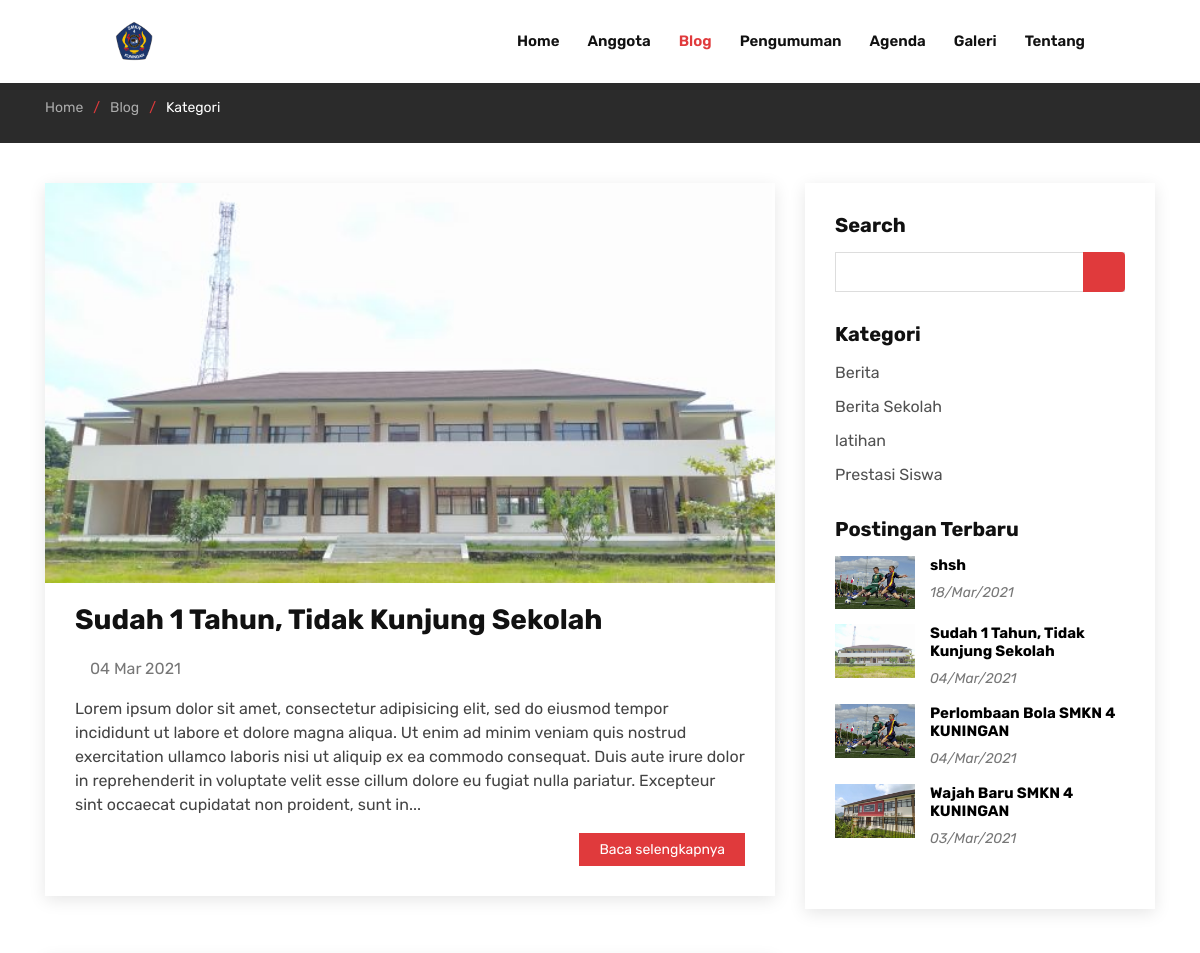
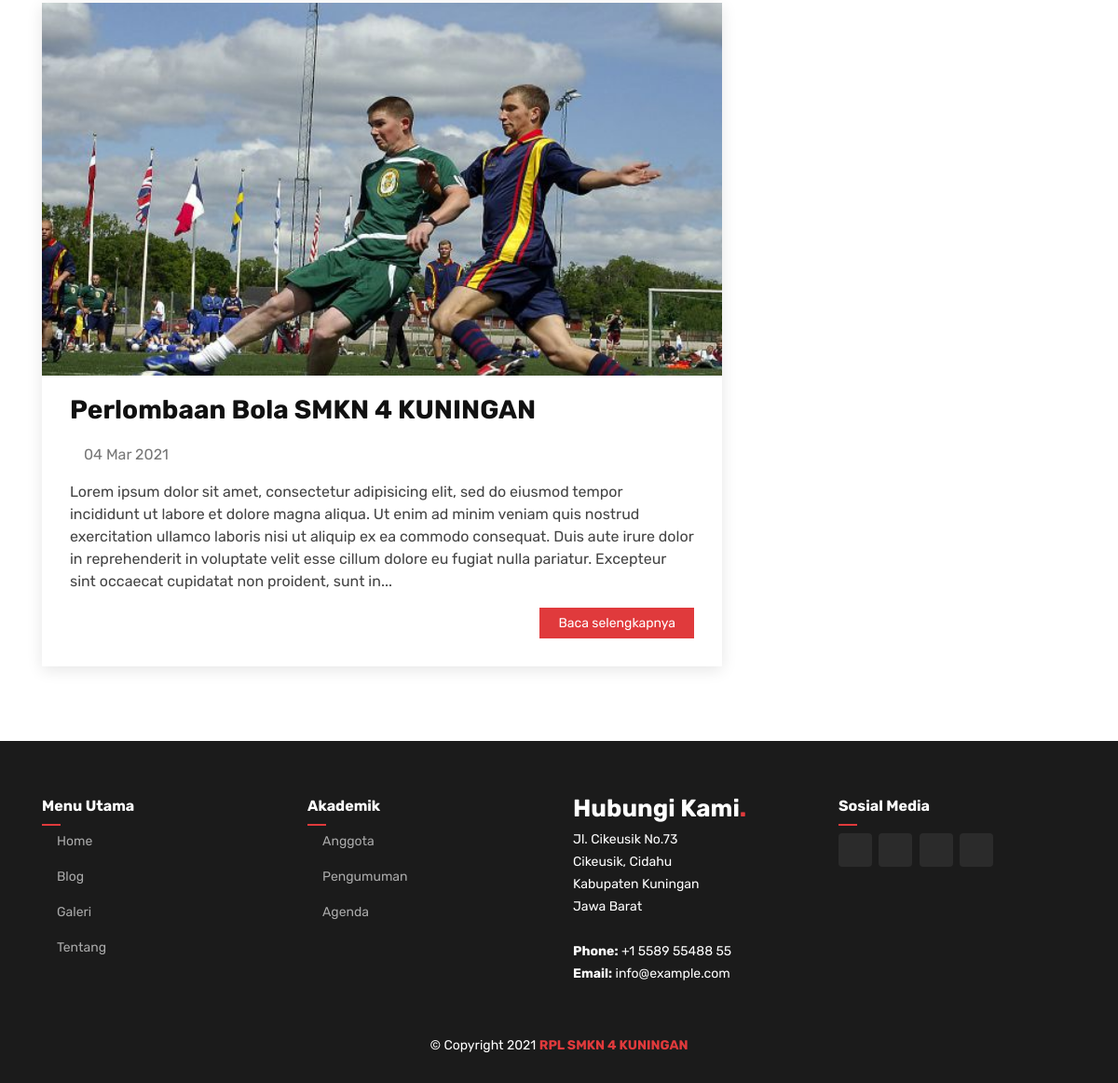
The page /kategori-blog/berita on the database its author committed (2 pictures, top to bottom).
### tables this page shows
CREATE TABLE `pengaturan` (
  `nama` varchar(255) NOT NULL,
  `deskripsi` text NOT NULL,
  `logo` varchar(255) NOT NULL,
  `link_facebook` varchar(255) NOT NULL,
  `link_twitter` varchar(255) NOT NULL,
  `link_instagram` varchar(255) NOT NULL,
  `link_whatsapp` varchar(255) NOT NULL
);

CREATE TABLE `artikel` (
  `artikel_id` int(11) NOT NULL,
  `artikel_tanggal` datetime NOT NULL,
  `artikel_judul` varchar(100) NOT NULL,
  `artikel_slug` varchar(255) NOT NULL,
  `artikel_konten` longtext NOT NULL,
  `artikel_sampul` varchar(255) NOT NULL,
  `artikel_author` int(11) NOT NULL,
  `artikel_kategori` int(11) NOT NULL,
  `artikel_status` enum('publish','draft') NOT NULL
);

CREATE TABLE `kategori` (
  `kategori_id` int(11) NOT NULL,
  `kategori_nama` varchar(100) NOT NULL,
  `kategori_slug` varchar(255) NOT NULL
);

### application/controllers/Home.php (called while the page is built, shortened)
<?php
class Home extends CI_Controller
{
	public function __construct()
	{
		$this->load->model('m_data');
	}
	public function kategori($slug)
	{
		$data['pengaturan'] = $this->m_data->get_data('pengaturan')->row();
		$data['meta_keyword'] = $data['pengaturan']->nama;
		$data['meta_description'] = $data['pengaturan']->deskripsi;
		$jumlah_artikel = $this->db->query("SELECT * FROM artikel,pengguna,kategori WHERE
									artikel_status='publish' AND artikel_author=pengguna_id AND artikel_kategori=kategori_id AND
									kategori_slug='$slug'")->num_rows();
		$this->load->library('pagination');
		$config['base_url'] = base_url() . 'kategori/' . $slug;
		$config['total_rows'] = $jumlah_artikel;
		$config['per_page'] = 2;
		$config['first_link'] = 'First';
		$config['last_link'] = 'Last';
		$from = $this->uri->segment(3);
		if ($from == "") {
			$from = 0;
		}
		$data['artikel'] = $this->db->query("SELECT * FROM artikel,pengguna,kategori WHERE
						artikel_status='publish' AND artikel_author=pengguna_id AND artikel_kategori=kategori_id AND
						kategori_slug='$slug' ORDER BY artikel_tanggal DESC LIMIT $config[per_page] OFFSET $from")->result();
		$data['kategori'] = $this->m_data->get_data('kategori', 'kategori_nama', 'asc')->result();
		$this->load->view('frontend/v_header', $data);
		$this->load->view('frontend/v_topbar', $data);
		$this->load->view('frontend/v_kategori', $data);
		$this->load->view('frontend/v_footer', $data);
	}
}

### index.php (called while the page is built, shortened)
<?php
require_once BASEPATH.'core/CodeIgniter.php';

### application/models/M_data.php (called while the page is built, shortened)
<?php
class M_data extends CI_Model
{
     public function get_data($table, $nama = null, $order_by = null)
     {
          $this->db->order_by($nama, $order_by);
          return $this->db->get($table);
     }
}

### application/config/config.php (called while the page is built, shortened)
<?php
$config['base_url'] = 'http://localhost/website-osis/';
$config['index_page'] = '';
$config['uri_protocol']     = 'REQUEST_URI';
$config['url_suffix'] = '';
$config['language']     = 'english';
$config['charset'] = 'UTF-8';
$config['enable_hooks'] = FALSE;
$config['subclass_prefix'] = 'MY_';
$config['composer_autoload'] = FALSE;
$config['permitted_uri_chars'] = 'a-z 0-9~%.:_\-';
$config['enable_query_strings'] = FALSE;
$config['controller_trigger'] = 'c';
$config['function_trigger'] = 'm';
$config['directory_trigger'] = 'd';
$config['allow_get_array'] = TRUE;
$config['log_threshold'] = 0;
$config['log_path'] = '';
$config['log_file_extension'] = '';
$config['log_file_permissions'] = 0644;
$config['log_date_format'] = 'Y-m-d H:i:s';
$config['error_views_path'] = '';
$config['cache_path'] = '';
$config['cache_query_string'] = FALSE;
$config['encryption_key'] = 'CMScodeigniter123';
$config['sess_driver'] = 'files';
$config['sess_cookie_name'] = 'ci_session';
$config['sess_expiration'] = 7200;
$config['sess_save_path'] = NULL;
$config['sess_match_ip'] = FALSE;
$config['sess_time_to_update'] = 300;
$config['sess_regenerate_destroy'] = FALSE;
$config['cookie_prefix']     = '';
$config['cookie_domain']     = '';
$config['cookie_path']          = '/';
$config['cookie_secure']     = FALSE;
$config['cookie_httponly']      = FALSE;
$config['standardize_newlines'] = FALSE;
$config['global_xss_filtering'] = FALSE;
$config['csrf_protection'] = FALSE;
$config['csrf_token_name'] = 'csrf_test_name';
$config['csrf_cookie_name'] = 'csrf_cookie_name';
$config['csrf_expire'] = 7200;
$config['csrf_regenerate'] = TRUE;
$config['csrf_exclude_uris'] = array();
$config['compress_output'] = FALSE;
$config['time_reference'] = 'local';
$config['rewrite_short_tags'] = FALSE;
$config['proxy_ips'] = '';

### application/views/frontend/v_kategori.php (the view, shortened to what this page needs)
<main id="main">
     <section class="breadcrumbs">
          <div class="container">
               <ol>
                    <li><a href="<?= base_url() ?>">Home</a></li>
                    <li><a href="<?= base_url() ?>blog">Blog</a></li>
                    <li>Kategori</li>
               </ol>
          </div>
     </section>
     <section id="blog" class="blog">
          <div class="container" data-aos="fade-up">
               <div class="row">
                    <div class="col-lg-8 entries">
                         <?php foreach ($artikel as $a) { ?>
                              <article class="entry" data-aos="fade-up">
                                   <div class="entry-img">
                                        <img src="<?= base_url() . 'gambar/artikel/' . $a->artikel_sampul ?>" width="100%" alt="" class="img-fluid">
                                   </div>
                                   <h2 class="entry-title">
                                        <a href="<?= base_url() . 'detail/' . $a->artikel_slug ?>"><?= $a->artikel_judul ?></a>
                                   </h2>
                                   <div class="entry-meta">
                                        <ul>
                                             <li class="d-flex align-items-center"><i class="icofont-wall-clock"></i><?= date('d M Y', strtotime($a->artikel_tanggal)) ?></li>
                                        </ul>
                                   </div>
                                   <div class="entry-content">
                                        <p>
                                             <?php echo limit_words($a->artikel_konten, 60) . '...'; ?>
                                        </p>
                                        <div class="read-more">
                                             <a href="<?= base_url() . 'detail/' . $a->artikel_slug ?>">Baca selengkapnya</a>
                                        </div>
                                   </div>
                              </article>
                         <?php } ?>
                    </div>
                    <?php $this->load->view('frontend/v_sidebar') ?>
               </div>
          </div>
     </section>
</main>

### application/views/frontend/v_topbar.php
<header id="header" class="fixed-top">
     <div class="container-fluid">
          <div class="row justify-content-center">
               <div class="col-xl-10 d-flex align-items-center">
                    <h1 class="logo mr-auto"><a href="<?= base_url() ?>"><img src="<?= base_url() . 'gambar/website/' . $pengaturan->logo ?>" alt=""></a></h1>
                    <nav class="nav-menu d-none d-lg-block">
                         <ul>
                              <li class="<?= $this->uri->segment(1) == ''  || $this->uri->segment(1) == 'home' ? 'active' : '' ?>">
                                   <a href="<?= base_url() ?>">Home</a>
                              </li>
                              <li class="<?= $this->uri->segment(1) == 'anggota-osis' ? 'active' : '' ?>">
                                   <a href="<?= base_url() ?>anggota-osis">Anggota</a>
                              </li>
                              <li class="<?= $this->uri->segment(1) == 'blog' || $this->uri->segment(1) == 'kategori-blog' || $this->uri->segment(1) == 'search' || $this->uri->segment(1) == 'detail' ? 'active' : '' ?>">
                                   <a href="<?= base_url() ?>blog">Blog</a>
                              </li>
                              <li class="<?= $this->uri->segment(1) == 'pengumuman-kegiatan' ? 'active' : '' ?>">
                                   <a href="<?= base_url() ?>pengumuman-kegiatan">Pengumuman</a>
                              </li>
                              <li class="<?= $this->uri->segment(1) == 'agenda-kegiatan' ? 'active' : '' ?>">
                                   <a href="<?= base_url() ?>agenda-kegiatan">Agenda</a>
                              </li>
                              <li class="<?= $this->uri->segment(1) == 'galeri-foto' ? 'active' : '' ?>">
                                   <a href="<?= base_url() ?>galeri-foto">Galeri</a>
                              </li>
                              <li class="<?= $this->uri->segment(1) == 'tentang' ? 'active' : '' ?>">
                                   <a href="<?= base_url() ?>tentang">Tentang</a>
                              </li>
                         </ul>
                    </nav>
               </div>
          </div>
     </div>
</header>

### application/views/frontend/v_sidebar.php
<div class="col-lg-4">
     <div class="sidebar">
          <h3 class="sidebar-title">Search</h3>
          <div class="sidebar-item search-form">
               <form action="<?= base_url() . 'search' ?>" method="POST">
                    <input type="text" name="cari">
                    <button type="submit"><i class="icofont-search"></i></button>
               </form>
          </div>
          <h3 class="sidebar-title">Kategori</h3>
          <div class="sidebar-item categories">
               <ul>
                    <?php foreach ($kategori as $k) { ?>
                         <li><a href="<?= base_url() . 'kategori-blog/' . $k->kategori_slug ?>"><?= $k->kategori_nama ?></a></li>
                    <?php } ?>
               </ul>
          </div>
          <h3 class="sidebar-title">Postingan Terbaru</h3>
          <div class="sidebar-item recent-posts">
               <?php
               $artikel = $this->db->query("SELECT * FROM artikel,pengguna,kategori WHERE artikel_status='publish' AND artikel_author=pengguna_id AND artikel_kategori=kategori_id ORDER BY artikel_id DESC LIMIT 5")->result();
               foreach ($artikel as $a) { ?>
                    <div class="post-item clearfix">
                         <img src="<?= base_url() . 'gambar/artikel/' . $a->artikel_sampul ?>" alt="">
                         <h4><a href="<?= base_url() . 'detail/' . $a->artikel_slug ?>"><?= $a->artikel_judul ?></a></h4>
                         <time><?= date('d/M/Y', strtotime($a->artikel_tanggal)) ?></time>
                    </div>
               <?php } ?>
          </div>
     </div>
</div>

### assets_frontend/css/style.css (style rules this page uses)
body { font-family: 'Rubik', sans-serif; color: #444444; }
a { color: #e03a3c; }
h1, h2, h3, h4, h5, h6 { font-family: 'Rubik', sans-serif; }
#header { background: #fff; transition: all 0.5s; z-index: 997; padding: 20px 0; }
#header .logo { font-size: 32px; margin: 0; padding: 0; line-height: 1; font-weight: 600; font-family: 'Rubik', sans-serif; }
#header .logo a { color: #111111; }
#header .logo img { max-height: 40px; }
.nav-menu ul { margin: 0; padding: 0; list-style: none; }
.nav-menu>ul { display: flex; }
.nav-menu>ul>li { position: relative; white-space: nowrap; padding: 10px 0 10px 28px; }
.nav-menu a { display: block; position: relative; color: #111111; transition: 0.3s; font-size: 15px; font-weight: 600; font-family: 'Rubik', sans-serif; }
.nav-menu a:hover, .nav-menu .active>a, .nav-menu li:hover>a { color: #e03a3c; }
.mobile-nav { position: fixed; top: 55px; right: 15px; bottom: 15px; left: 15px; z-index: 9999; overflow-y: auto; background: #fff; transition: ease-in-out 0.2s; opacity: 0; visibility: hidden; border-radius: 10px; padding: 10px 0; }
.mobile-nav * { margin: 0; padding: 0; list-style: none; }
.mobile-nav a { display: block; position: relative; color: #111111; padding: 10px 20px; font-weight: 500; outline: none; }
.mobile-nav a:hover, .mobile-nav .active>a, .mobile-nav li:hover>a { color: #e03a3c; text-decoration: none; }
section { padding: 60px 0; overflow: hidden; position: relative; }
.breadcrumbs { padding: 15px 0; background: #2b2b2b; min-height: 40px; margin-top: 82px; color: #fff; }
.breadcrumbs ol { display: flex; flex-wrap: wrap; list-style: none; padding: 0 0 10px 0; margin: 0; font-size: 14px; }
.breadcrumbs ol a { color: #aaaaaa; }
.breadcrumbs ol li+li { padding-left: 10px; }
.breadcrumbs ol li+li::before { display: inline-block; padding-right: 10px; color: #e03a3c; content: "/"; }
.blog { padding: 40px 0 20px 0; }
.blog .entry { padding: 30px; margin-bottom: 60px; box-shadow: 0 4px 16px rgba(0, 0, 0, 0.1); }
.blog .entry .entry-img { max-height: 400px; margin: -30px -30px 20px -30px; overflow: hidden; }
.blog .entry .entry-title { font-size: 28px; font-weight: bold; padding: 0; margin: 0 0 20px 0; }
.blog .entry .entry-title a { color: #111111; transition: 0.3s; }
.blog .entry .entry-meta { margin-bottom: 15px; color: #777777; }
.blog .entry .entry-meta ul { display: flex; flex-wrap: wrap; list-style: none; padding: 0; margin: 0; }
.blog .entry .entry-meta i { font-size: 14px; padding-right: 4px; }
.blog .entry .entry-content p { line-height: 24px; }
.blog .entry .entry-content .read-more { -moz-text-align-last: right; text-align-last: right; }
.blog .entry .entry-content .read-more a { display: inline-block; background: #e03a3c; color: #fff; padding: 6px 20px; transition: 0.3s; font-size: 14px; }
.blog .sidebar { padding: 30px; margin: 0 0 60px 0px; box-shadow: 0 4px 16px rgba(0, 0, 0, 0.1); }
.blog .sidebar .sidebar-title { font-size: 20px; font-weight: 700; padding: 0 0 0 0; margin: 0 0 15px 0; color: #111111; position: relative; }
.blog .sidebar .sidebar-item { margin-bottom: 30px; }
.blog .sidebar .search-form form { background: #fff; border: 1px solid #ddd; padding: 3px 10px; position: relative; }
.blog .sidebar .search-form form input[type="text"] { border: 0; padding: 4px; border-radius: 4px; width: calc(100% - 40px); }
.blog .sidebar .search-form form button { position: absolute; top: 0; right: 0; bottom: 0; border: 0; background: none; font-size: 16px; padding: 0 15px; margin: -1px; background: #e03a3c; color: #fff; transition: 0.3s; border-radius: 0 4px 4px 0; }
.blog .sidebar .categories ul { list-style: none; padding: 0; }
.blog .sidebar .categories ul li+li { padding-top: 10px; }
.blog .sidebar .categories ul a { color: #515151; }
.blog .sidebar .recent-posts .post-item+.post-item { margin-top: 15px; }
.blog .sidebar .recent-posts img { width: 80px; float: left; }
.blog .sidebar .recent-posts h4 { font-size: 15px; margin-left: 95px; font-weight: bold; }
.blog .sidebar .recent-posts h4 a { color: black; transition: 0.3s; }
.blog .sidebar .recent-posts time { display: block; margin-left: 95px; font-style: italic; font-size: 14px; color: #777777; }

### rows shown on the page
pengaturan: logo (picture)
artikel: artikel_sampul (picture), artikel_judul "Sudah 1 Tahun, Tidak Kunjung Sekolah", artikel_tanggal "04 Mar 2021", artikel_konten "Lorem ipsum dolor sit amet, consectetur adipisicing elit, sed do eiusmod tempor incididunt ut labore et dolore magna aliqua. Ut enim ad minim veniam quis nostrud exercitation ullamco laboris nisi ut aliquip ex ea commodo consequat. Duis aute irure dolor in reprehenderit in voluptate velit esse cillum dolore eu fugiat nulla pariatur. Excepteur sint occaecat cupidatat non proident, sunt in", artikel_tanggal "04/Mar/2021"
artikel: artikel_sampul (picture), artikel_judul "Perlombaan Bola SMKN 4 KUNINGAN", artikel_tanggal "04 Mar 2021", artikel_konten "Lorem ipsum dolor sit amet, consectetur adipisicing elit, sed do eiusmod tempor incididunt ut labore et dolore magna aliqua. Ut enim ad minim veniam quis nostrud exercitation ullamco laboris nisi ut aliquip ex ea commodo consequat. Duis aute irure dolor in reprehenderit in voluptate velit esse cillum dolore eu fugiat nulla pariatur. Excepteur sint occaecat cupidatat non proident, sunt in", artikel_tanggal "04/Mar/2021"
kategori: kategori_nama "Berita"
kategori: kategori_nama "Berita Sekolah"
kategori: kategori_nama "latihan"
kategori: kategori_nama "Prestasi Siswa"
artikel: artikel_sampul (picture), artikel_judul "shsh", artikel_tanggal "18/Mar/2021"
artikel: artikel_sampul (picture), artikel_judul "Wajah Baru SMKN 4 KUNINGAN", artikel_tanggal "03/Mar/2021"
